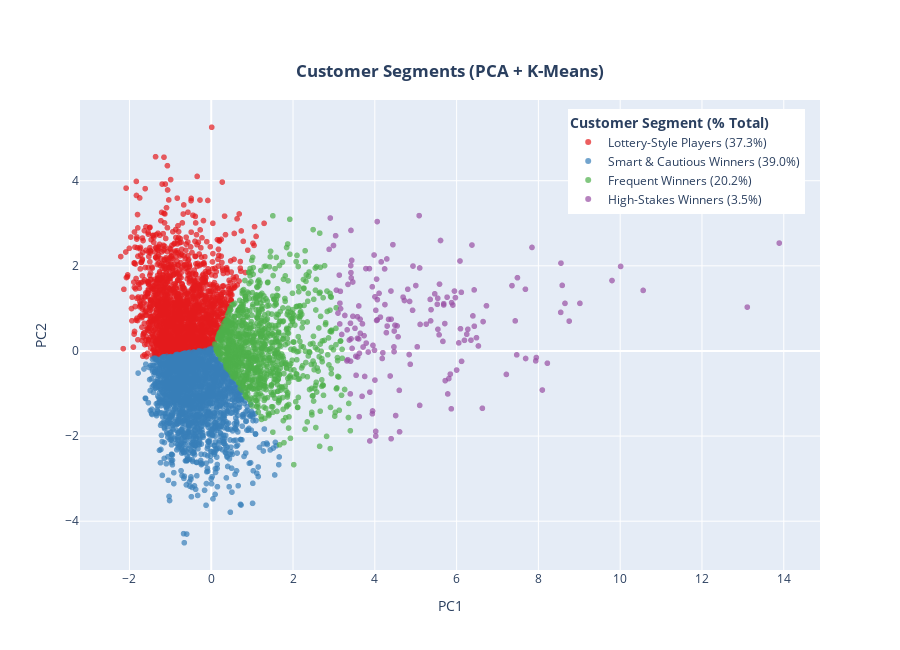

The notebook cell saved with this chart:
### Markdown cell above
- **Create the Final Segment Visualization**

Now we map these new, accurate descriptive names to our clusters and create the final plot.

### Code cell
# --- Create the Final Plot ---

# Build dictionary for clusters
cluster_name_map = {
    0: 'High-Stakes Winners',
    1: 'Smart & Cautious Winners',
    2: 'Lottery-Style Players',
    3: 'Frequent Winners'
}

# Calculate cluster percentages
segment_percentages = df_customer['cluster_improved'].value_counts(normalize=True) * 100

# Create a legend label column with names and percentages
df_customer['segment_legend'] = df_customer['cluster_improved'].apply(
    lambda x: f"{cluster_name_map[x]} ({segment_percentages[x]:.1f}%)"
)
df_pca['segment_legend'] = df_pca['cluster_improved'].apply(
    lambda x: f"{cluster_name_map[x]} ({segment_percentages[x]:.1f}%)"
)

# Define a color palette
color_palette = px.colors.qualitative.Set1

# Create the final scatter plot
fig = px.scatter(
    df_pca,
    x='PC1',
    y='PC2',
    color='segment_legend',          
    color_discrete_sequence=color_palette, 
    opacity=0.7,
    title='<b>Customer Segments (PCA + K-Means)</b>',
    labels={'segment_legend': 'Customer Segment (% Total)'} 
)

fig.update_layout(
    height=650,
    title_x=0.5,
    title_y=0.9,
    legend_title='<b>Customer Segment (% Total)</b>',
    legend=dict(
        yanchor="top",
        y=0.98,
        xanchor="right",
        x=0.98
    ) 
)
fig.show()

### Figure 1 — Plotly figure (JSON) as saved in the notebook; plotly's stock layout.template omitted (floating-point values rounded to 4 significant figures; data arrays with more than 128 entries replaced by an {"elided": "..."} marker saying what was removed)
{"data": [{"hovertemplate": "Customer Segment (% Total)=Lottery-Style Players (37.3%)<br>PC1=%{x}<br>PC2=%{y}<extra></extra>", "legendgroup": "Lottery-Style Players (37.3%)", "marker": {"color": "rgb(228,26,28)", "opacity": 0.7, "symbol": "circle"}, "mode": "markers", "name": "Lottery-Style Players (37.3%)", "showlegend": true, "type": "scattergl", "x": {"elided": "1864 float values"}, "xaxis": "x", "y": {"elided": "1864 float values"}, "yaxis": "y"}, {"hovertemplate": "Customer Segment (% Total)=Smart & Cautious Winners (39.0%)<br>PC1=%{x}<br>PC2=%{y}<extra></extra>", "legendgroup": "Smart & Cautious Winners (39.0%)", "marker": {"color": "rgb(55,126,184)", "opacity": 0.7, "symbol": "circle"}, "mode": "markers", "name": "Smart & Cautious Winners (39.0%)", "showlegend": true, "type": "scattergl", "x": {"elided": "1949 float values"}, "xaxis": "x", "y": {"elided": "1949 float values"}, "yaxis": "y"}, {"hovertemplate": "Customer Segment (% Total)=Frequent Winners (20.2%)<br>PC1=%{x}<br>PC2=%{y}<extra></extra>", "legendgroup": "Frequent Winners (20.2%)", "marker": {"color": "rgb(77,175,74)", "opacity": 0.7, "symbol": "circle"}, "mode": "markers", "name": "Frequent Winners (20.2%)", "showlegend": true, "type": "scattergl", "x": {"elided": "1012 float values"}, "xaxis": "x", "y": {"elided": "1012 float values"}, "yaxis": "y"}, {"hovertemplate": "Customer Segment (% Total)=High-Stakes Winners (3.5%)<br>PC1=%{x}<br>PC2=%{y}<extra></extra>", "legendgroup": "High-Stakes Winners (3.5%)", "marker": {"color": "rgb(152,78,163)", "opacity": 0.7, "symbol": "circle"}, "mode": "markers", "name": "High-Stakes Winners (3.5%)", "showlegend": true, "type": "scattergl", "x": {"elided": "175 float values"}, "xaxis": "x", "y": {"elided": "175 float values"}, "yaxis": "y"}], "layout": {"height": 650, "legend": {"title": {"text": "<b>Customer Segment (% Total)</b>"}, "tracegroupgap": 0, "x": 0.98, "xanchor": "right", "y": 0.98, "yanchor": "top"}, "title": {"text": "<b>Customer Segments (PCA + K-Means)</b>", "x": 0.5, "y": 0.9}, "xaxis": {"anchor": "y", "domain": [0, 1], "title": {"text": "PC1"}}, "yaxis": {"anchor": "x", "domain": [0, 1], "title": {"text": "PC2"}}}}
